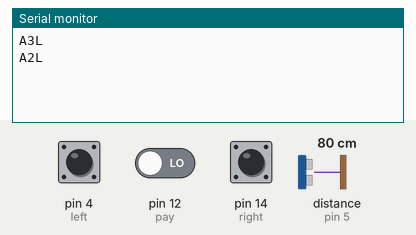
A sketch run on a simulated Arduino Uno, built with avr-gcc and run on an emulated ATmega328P. Shown: the last lines printed to the serial monitor. The inputs (shaded band) are chosen by the test bench; at power-on: pin 4 (left) LOW, pin 14 (right) LOW, pin 12 (pay) LOW, distance to the obstacle (sensor on pin 5) 80 cm. The echo pulse lasts 58.3 µs per cm.

Above: at 1.2 s.
1.3 s: pin 4 (left) pulled HIGH for 1.1 s
At 2.4 s:
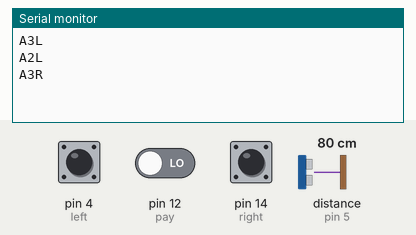
4.6 s: pin 14 (right) pulled HIGH for 1.1 s
At 6.0 s:
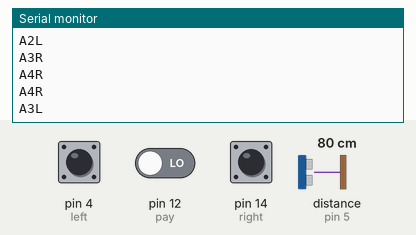
7.2 s: pin 4 (left) pulled HIGH for 1.1 s
At 9.6 s:
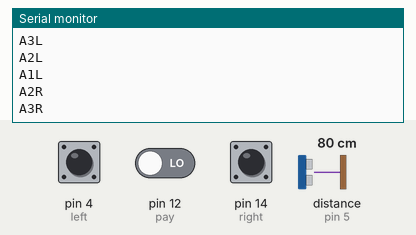
9.8 s: pin 4 (left) driven HIGH and pin 14 (right) driven HIGH
At 11.4 s:
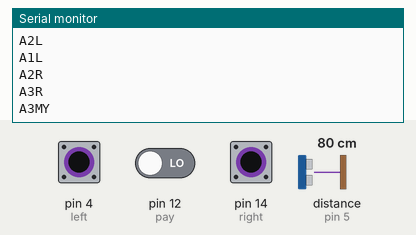
Timing chart, 0 to 12.7 s (numbered marks = the images above; inputs shaded):
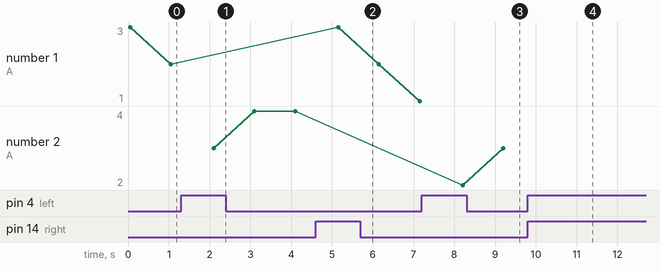

The sketch:

nodemcuvending.ino
```cpp
//AUTHOR - PREM KUMAR R
//FOR THE PROJECT GUI FOR VENDING MACHINES
//PRAGYAAN 2021
int left = 4;
int right =14;
int trigPin = 16;
int echoPin = 5;
String row;
int col;
int pay = 12;
long duration;
int distance;


String getDistance() {
digitalWrite(trigPin, LOW);
delayMicroseconds(2);

digitalWrite(trigPin, HIGH);
delayMicroseconds(10);
digitalWrite(trigPin, LOW);

duration = pulseIn(echoPin, HIGH);

distance= duration*0.034/2;

delay(20);

if( distance >= 10 && distance < 14 ) {
  row = "A";

  delay(10);
}

else if( distance >= 14 && distance < 18 ) {
  row = "B";
  delay(10);
}

else if( distance >= 18 && distance < 22 ) {
  row = "C";
  delay(10);
}

else if( distance >= 22 && distance < 26 ) {
  row = "D";
  delay(10);
}

else if( distance >= 26 && distance < 30 ) {
  row = "E";
  delay(10);
}
return String(row);

}

void getDirection() {
  if (digitalRead(left)== 1 && digitalRead(right)== 1) {
    getDistance();
    if (digitalRead(pay)==1) {
    Serial.print(row);
    Serial.print(col);
    Serial.println("MN");
    delay(10);
    }
    else if(digitalRead(pay) == 0) {
    Serial.print(row);
    Serial.print(col);
    Serial.println("MY");
    delay(10000);
    }
  }
  else if (digitalRead(left)==0) {

    while( digitalRead(left) == 0) {
      if ( col == 1 ) {
      col = 1;
      Serial.print(row);
      Serial.print(1);
      Serial.println("L");
      delay(1000);
        }
      else if (col > 1) {
        Serial.print(row);
        Serial.print(col-1);
        Serial.println("L");
        col = col-1;
        delay(1000);
      }

    }
  }

 else if (digitalRead(right) == 0) {

  while(digitalRead(right) == 0) {
    if ( col == 4 ) {
      col = 4;
      Serial.print(row);
      Serial.print(4);
      Serial.println("R");
      delay(1000);
    }

    else if (col < 4) {
      Serial.print(row);
      Serial.print(col+1);
      Serial.println("R");
      col = col +1;
      delay(1000);
    }
  }
 }

}


void setup() {
  // put your setup code here, to run once:
pinMode(trigPin, OUTPUT); // Sets the trigPin as an Output
pinMode(echoPin, INPUT); // Sets the echoPin as an Input
pinMode(left, INPUT);
pinMode(right, INPUT);
pinMode(pay, INPUT);
Serial.begin(9600);
row = "A";
col = 4;
}
void loop() {
delay(50);
getDirection();


/*else {
  Serial.println("outofrange");
}
*/
}
```

Measured:
- after the input at 1.3 s, the serial monitor: prints a new line after 0.80 s (image 1)
- after the input at 4.6 s, the serial monitor: prints a new line after 0.55 s (image 2)
- after the input at 7.2 s, the serial monitor: prints a new line after 1.0 s (image 3)
- after the input at 9.8 s, the serial monitor: prints a new line after 0.48 s (image 4)
- plotted number 1: 2 → 1 after the input at 4.6 s
